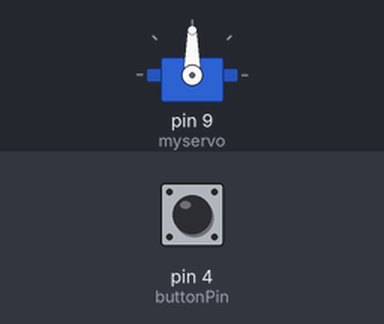
The sketch below on a simulated Arduino Uno, built with avr-gcc and run on an emulated ATmega328P. On the bench: servo. The test bench sets the inputs (shaded band); at power-on: pin 4 (buttonPin) LOW.

Above: at 1.2 s.
1.3 s: pin 4 (buttonPin) pulled HIGH for 0.15 s
At 1.76 s:
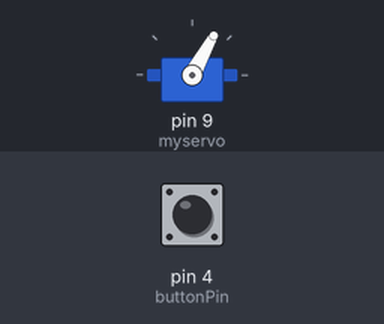
7.3 s: pin 4 (buttonPin) pulled HIGH for 1 s
At 8.82 s:
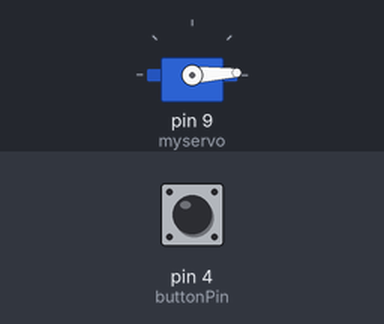
Timing chart, 0 to 14.6 s (numbered marks = the images above; inputs shaded):
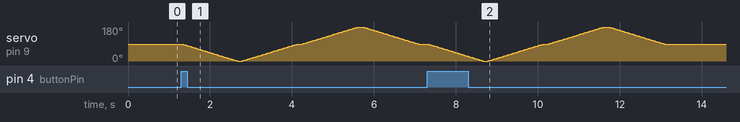

The sketch:

servotest.ino
```cpp
#include <Servo.h>
Servo myservo;  // create servo object to control a servo
int pos = 0;    // variable to store the servo position

void setup() {
  myservo.attach(9);  // attaches the servo on pin 9 to the servo object
  const int buttonPin = 4;
  int buttonState = 0;
  pinMode(buttonPin, INPUT);
}


void loop() {
  int buttonPin = 4;
  int buttonState = digitalRead(buttonPin);
  if(buttonState == HIGH){
    for (pos = 90; pos >= 0; pos -= 1) { // goes from 180 degrees to 0 degrees
    myservo.write(pos);              // tell servo to go to position in variable 'pos'
    delay(15);                       // waits 15ms for the servo to reach the position
  }
  delay(100);
  for (pos = 0; pos <= 90; pos += 1) { // goes from 0 degrees to 180 degrees
    // in steps of 1 degree
    myservo.write(pos);              // tell servo to go to position in variable 'pos'
    delay(15);                       // waits 15ms for the servo to reach the position
  }
  delay(100);

  for (pos = 90; pos <= 180; pos += 1) { // goes from 0 degrees to 180 degrees
    // in steps of 1 degree
    myservo.write(pos);              // tell servo to go to position in variable 'pos'
    delay(15);                       // waits 15ms for the servo to reach the position
  }
  delay(100);
  for (pos = 180; pos >= 90; pos -= 1) { // goes from 180 degrees to 0 degrees
    myservo.write(pos);              // tell servo to go to position in variable 'pos'
    delay(15);                       // waits 15ms for the servo to reach the position
  }
  delay(100);
}
}
```
